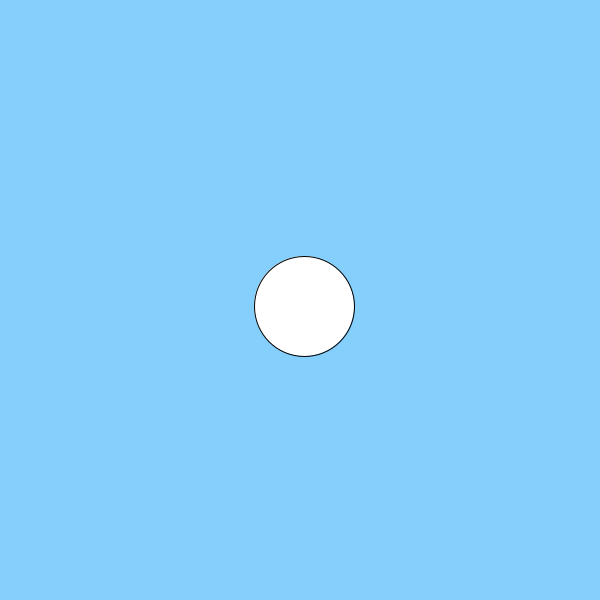
Frame 1 (no input)
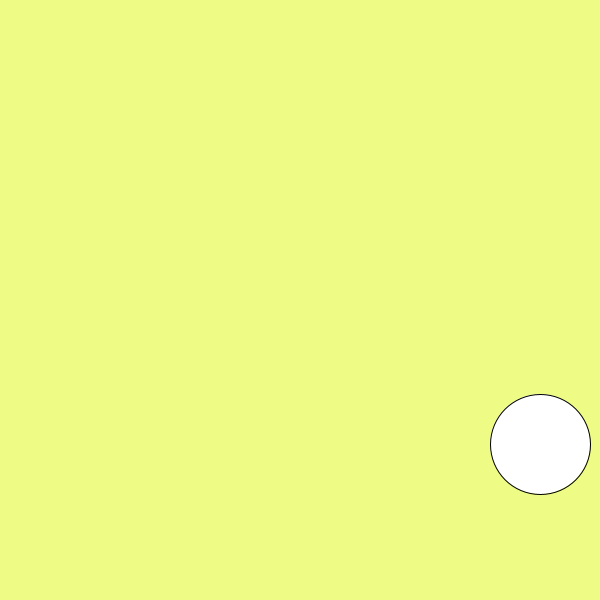
Frame 60 (the mouse pressed at the canvas centre just before this capture)
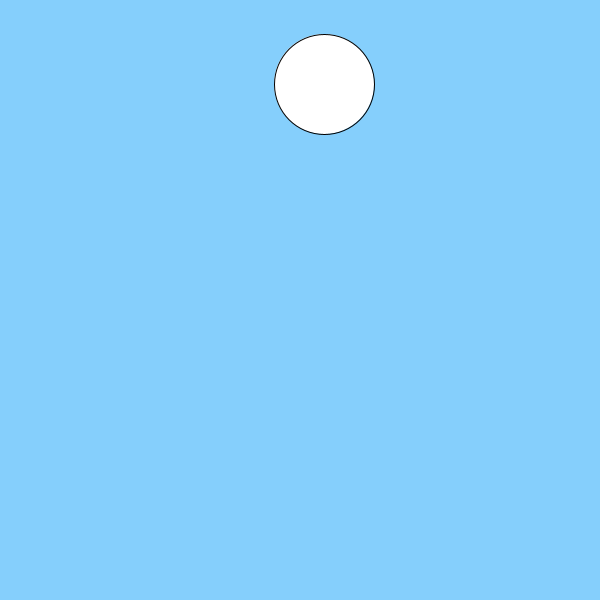
Frame 120 (the mouse held since frame 60 and released just before this capture)

The Processing sketch that drew these frames (run headless with seeded random() and noise(); from frame 60 on, the mouse is pressed at the canvas centre):

// Processing sketch: BounceBall_ChangeColor
// ── BounceBall_ChangeColor.pde
int x;
int y;
int diam;
int radius;
int xSpeed;
int ySpeed;
Boolean colorSwitch = true;

void setup()
{
  size(600, 600);
  x = width/2;
  y = height/2;
  diam = 100;
  radius = diam/2;
  xSpeed = 4;
  ySpeed = 6;
}

void draw()
{
  x += xSpeed;
  y += ySpeed;
  
  if (colorSwitch)
  {
    background(133, 207, 252);
  }
  else
  {
    background(238, 252, 133);
  }
  
  
  if (x > width - radius || x < radius)    //Boundary x
  {
    xSpeed *= -1;
    colorSwitch = !colorSwitch;    //Reverses the boolean
  }

  
  if (y > height - radius || y < radius)    //Boundary y
  {
    ySpeed *= -1;
    colorSwitch = !colorSwitch;    //Reverses the boolean
  }

  ellipse(x, y, diam, diam);
}
